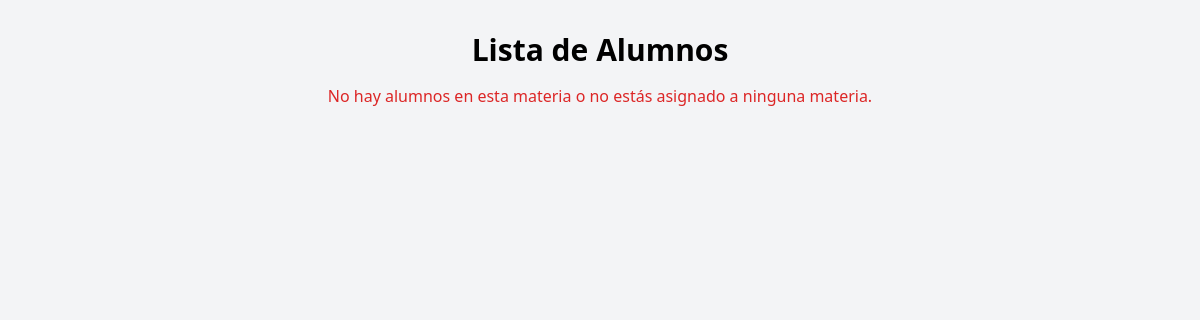
The page /maestro/lista_alumnos.php (signed in) on the database as committed earlier.
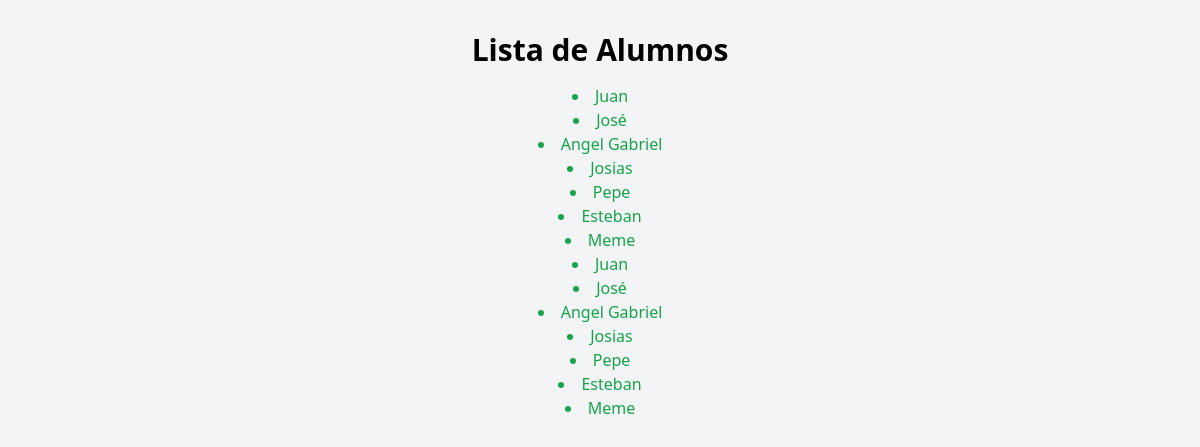
The same page on the database as committed later.
### tables this page shows
CREATE TABLE `alumnos` (
  `id` int(11) NOT NULL,
  `nombre` varchar(255) NOT NULL,
  `clases_registradas` varchar(150) NOT NULL,
  `apellidos` varchar(255) NOT NULL
);

### maestro/lista_alumnos.php (the view, shortened to what this page needs)
<?php
require_once('../config/database.php');
$maestro_id = $_SESSION['user_data']['id'];
$stmt = $pdo->prepare("SELECT m.materia_id, m.materia_nombre FROM materias m
                       JOIN maestros_materias mm ON m.materia_id = mm.materia_id
                       WHERE mm.maestro_id = ?");
$stmt->execute([$maestro_id]);
$materia = $stmt->fetch(PDO::FETCH_ASSOC);
$alumnos = [];
if ($materia) {
    $materia_id = $materia['materia_id'];
    $stmt = $pdo->prepare("SELECT a.nombre AS alumno_nombre FROM alumnos a
                           JOIN alumnos_materias am ON am.alumno_id = am.alumno_id
                           WHERE am.materia_id = ?");
    $stmt->execute([$materia_id]);
    $alumnos = $stmt->fetchAll(PDO::FETCH_ASSOC);
}
?>
<!DOCTYPE html>
<html>
<head>
    <link href="/dist/output.css" rel="stylesheet">
</head>
<body class="bg-gray-100 p-8 text-center">
    <h2 class="text-3xl font-semibold mb-4">Lista de Alumnos</h2>
    <?php if ($alumnos) : ?>
        <ul class="list-disc list-inside mb-4">
            <?php foreach ($alumnos as $alumno) : ?>
                <li class="text-green-600"><?php echo $alumno['alumno_nombre']; ?></li>
            <?php endforeach; ?>
        </ul>
    <?php else : ?>
        <p class="text-red-600">No hay alumnos en esta materia o no estás asignado a ninguna materia.</p>
    <?php endif; ?>
</body>
</html>

Rows that differ between the two databases and show on the page:
now on this page (row edited): alumnos: nombre "Juan"
now on this page (row unchanged): alumnos: nombre "José"
now on this page (row edited): alumnos: nombre "Angel Gabriel"
added alumnos: nombre "Josias"
added alumnos: nombre "Pepe"
added alumnos: nombre "Esteban"
added alumnos: nombre "Meme"
Other text that changed with them:
text no longer shown: "No hay alumnos en esta materia o no estás asignado a ninguna materia."
